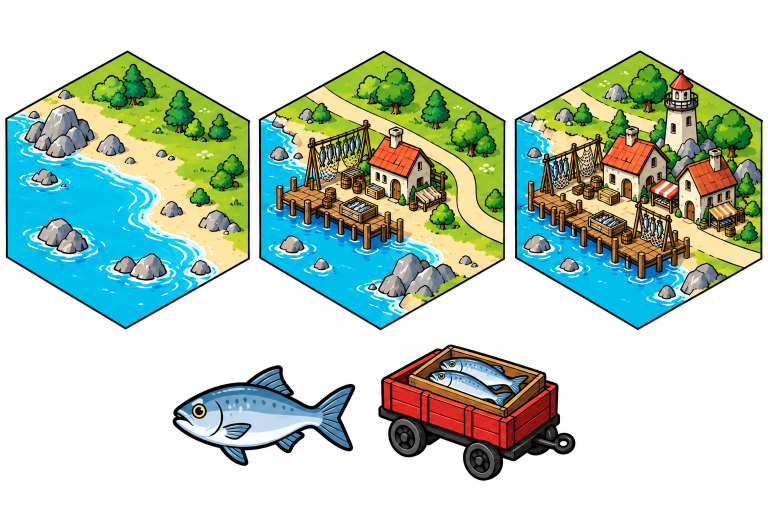
#> input picture assets/ref/fish.png, 1536 x 1024 px (shown at 1/2 size); its folder holds 4 pictures in this run
$ python ingest.py
#> lines starting #> are read from the running program, lines starting #| are printed output that depends on the picture; after the words box and inside, x2 and y2 are one past the last pixel; in counts of white or black regions, pixels touching at a corner belong together
"""Reference-art ingest: cut each goods sheet into layered, game-ready assets.

For every sheet in assets/ref/<family>.png (white background, 3 hex tiles on top,
goods icon + wagon below) this writes:

  assets/hex/<family>_<stage>.avif   hex tile normalised to the engine's hex
                                     (R = 283 world units, regular), overhang kept
  assets/hex/<family>_icon.avif      goods icon, background removed
  assets/hex/<family>_wagon.avif     caravan wagon, background removed
  assets/manifest.json               anchors + fit quality for every asset

Layers are split at render time from the same texture: pixels inside the hex
polygon are the ground layer, pixels outside it (trees, roofs, lighthouse) are
the overhang layer that must draw over the neighbouring hex.

Usage: python3 tools/ingest.py
"""
import json
import os

import cv2
import numpy as np

ROOT = os.path.dirname(os.path.dirname(os.path.abspath(__file__)))
REF = os.path.join(ROOT, 'assets', 'ref')
OUT = os.path.join(ROOT, 'assets', 'hex')
FAMILIES = ['fish', 'apple', 'wool', 'spice']
HEX_R = 283.0                     # engine hex circumradius, world units
WHITE_T = 235                     # min channel above this = paper
AVIF_Q = 95


def paper_mask(im):
    """True where the pixel is background paper connected to the sheet border."""
    near_white = (im.min(axis=2) > WHITE_T).astype(np.uint8) * 255
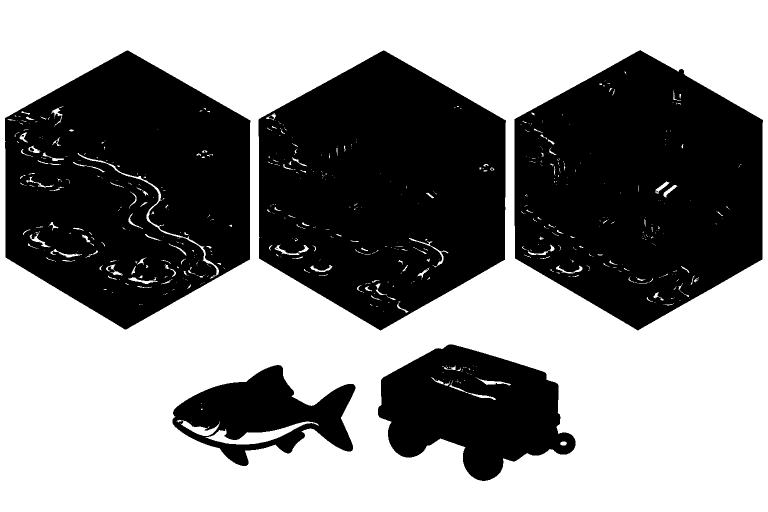
#> near_white: shape (1024, 1536) (shown at 1/2 size); 54.7% white; 17 black regions (12 under 20 px), largest, box (x1, y1, x2, y2) and area: (1029, 100, 1526, 661) 205478, (517, 101, 1012, 661) 203909, (10, 101, 501, 659) 198818, (756, 689, 1151, 962) 67942, (345, 730, 711, 932) 36251
    h, w = near_white.shape
#> h = 1024; w = 1536
    ff = near_white.copy()
    mask = np.zeros((h + 2, w + 2), np.uint8)
    for x, y in [(0, 0), (w - 1, 0), (0, h - 1), (w - 1, h - 1)]:
        if ff[y, x] == 255:
            cv2.floodFill(ff, mask, (x, y), 128)
    return ff == 128
#> returned value: shape (1024, 1536) bool; 53.6% white; 5 black regions, box (x1, y1, x2, y2) and area: (1029, 100, 1526, 661) 208105, (517, 101, 1012, 661) 206769, (10, 101, 501, 659) 205032, (756, 689, 1151, 962) 68942, (345, 730, 711, 932) 40234


def hex_poly(cx, cy, r, sy):
    return np.array([(cx + np.cos(np.pi / 6 + k * np.pi / 3) * r,
                      cy - np.sin(np.pi / 6 + k * np.pi / 3) * r * sy) for k in range(6)], np.float32)


def fit_hex(m):
    """Fit a pointy-top hex (centre, radius, vertical squash) to a tile mask.
    Width comes from the straight side edges, the bottom vertex pins the centre,
    and the squash is searched by IoU over the lower part (no overhang there)."""
    ys, xs = np.nonzero(m)
    y0, y1 = ys.min(), ys.max()
    h = y1 - y0
    band = m[y0 + h // 3: y0 + 2 * h // 3]
    ls = [np.flatnonzero(r).min() for r in band if r.any()]
    rs = [np.flatnonzero(r).max() for r in band if r.any()]
    left, right = float(np.median(ls)), float(np.median(rs))
    r = (right - left + 1) / np.sqrt(3)
    cx = (left + right) / 2
    best = None
    for sy in np.arange(0.84, 1.06, 0.0025):
        cy = y1 + 0.5 - r * sy
        poly = np.zeros_like(m, np.uint8)
        cv2.fillPoly(poly, [(hex_poly(cx, cy, r, sy) * 16).astype(np.int32)], 1, shift=4)
        top = int(cy - 0.3 * r * sy)
        inter = (poly[top:] & m[top:]).sum()
        union = (poly[top:] | m[top:]).sum()
        iou = inter / union
        if best is None or iou > best[0]:
            best = (iou, sy, cy)
    iou, sy, cy = best
    return dict(cx=cx, cy=cy, r=r, sy=sy, iou=float(iou))


def cutout(im, comp):
    """RGBA cut-out of one component. Interior is opaque; the outer rim is
    un-blended from white ("colour to alpha") so ink edges stay crisp with no
    white halo on any background."""
    m = comp.astype(np.uint8)
    rim_in = m & (1 - cv2.erode(m, np.ones((3, 3), np.uint8), iterations=2))
    rim_out = cv2.dilate(m, np.ones((3, 3), np.uint8), iterations=1) & (1 - m)
    rim = (rim_in | rim_out).astype(bool)
    f = im.astype(np.float32) / 255.0
    a = np.where(m.astype(bool), 1.0, 0.0)
    ca = (1.0 - f).max(axis=2)                       # alpha that explains the colour over white
    a = np.where(rim, ca, a)
    a = np.clip(a, 0, 1)
    with np.errstate(divide='ignore', invalid='ignore'):
        un = (f - (1.0 - a[..., None])) / np.maximum(a[..., None], 1e-4)
    col = np.where(rim[..., None], np.clip(un, 0, 1), f)
    return np.dstack([col, a])                       # straight (non-premultiplied) RGBA float


# [9 lines left out: function warp_rgba, not called in this run]


def save_img(path, rgba):
    """AVIF with full-resolution chroma. Lossy WebP is always 4:2:0, which
    smears colour across every ink line (review loop 1: mean dE 2.1 from the
    codec alone); AVIF 4:4:4 q95 is 1.4 at a similar size."""
    from PIL import Image
    a8 = (np.clip(rgba, 0, 1) * 255 + 0.5).astype(np.uint8)
    a8[a8[..., 3] == 0, :3] = 0
    Image.fromarray(a8, 'RGBA').save(path, 'AVIF', quality=AVIF_Q, subsampling='4:4:4', speed=4)


def edge_fit(m, fit):
    """Fit the six outline edges. Generated sheets are not regular hexes (side
    vertices sit higher, tops are taller, by 10-25 px), so one regular fit leaves
    the outline wobbling inside the engine hex. Each edge is probed along its
    normal where the outside is clean paper (no overhang reaching past it) and a
    robust line is fitted. Edges mostly hidden by overhang (palms, roofs) keep
    the direction of the opposite edge (the sheets are point-symmetric to ~2 px)
    and only fit their offset from the visible samples.
    Returns outer-boundary vertices (6x2, image coords) and per-edge support."""
    V = hex_poly(fit['cx'], fit['cy'], fit['r'], fit['sy'])
    C = V.mean(axis=0)
    h, w = m.shape
    axis = np.arange(-30, 40, 0.5)
    pts, normals = [], []
    for k in range(6):
        a, b = V[k], V[(k + 1) % 6]
        e = b - a
        n = np.array([e[1], -e[0]]); n /= np.linalg.norm(n)
        if np.dot((a + b) / 2 - C, n) < 0: n = -n
        P = []
        for t in np.linspace(0.1, 0.9, 160):
            q = a + e * t + n[None] * 0
            xy = (a + e * t)[None] + n[None] * axis[:, None]
            xi, yi = np.round(xy[:, 0]).astype(int), np.round(xy[:, 1]).astype(int)
            ok = (xi >= 0) & (xi < w) & (yi >= 0) & (yi < h)
            prof = np.zeros(len(axis), bool)
            prof[ok] = m[yi[ok], xi[ok]]
            if prof[-1] or not prof[0]: continue          # overhang reaches past the probe
            last = np.flatnonzero(prof).max()
            if (~prof[:last]).any(): continue
            P.append(a + e * t + n * (axis[last] + 0.5))
        pts.append(np.array(P)); normals.append(n)

    def fit_line(P, d=None):
        keep = np.ones(len(P), bool)
        for _ in range(4):
            c = P[keep].mean(axis=0)
            if d is None:
                _, _, vt = np.linalg.svd(P[keep] - c); dd = vt[0]
            else:
                dd = d
            nn = np.array([-dd[1], dd[0]])
            if d is not None: c = c + nn * (np.median((P[keep] - c) @ nn))
            res = np.abs((P - c) @ nn)
            keep = res < max(1.0, 2.5 * np.median(res[keep]))
        return c, dd / np.linalg.norm(dd)

    support = [len(p) for p in pts]
    # side and lower edges (2..5) are always clean in the sheets: free fits
    lines = [None] * 6
    for k in (2, 3, 4, 5):
        lines[k] = fit_line(pts[k])
    # upper edges: overhang art (bushes, palms) bulges past the outline and only
    # ever pushes the probe outward, so take the innermost dense cluster of
    # samples along the normal, with the opposite edge's direction
    for k in (0, 1):
        d = lines[k + 3][1]
        nn = np.array([-d[1], d[0]])
        if np.dot(nn, normals[k]) < 0: nn = -nn
        P = pts[k]
        if len(P) >= 15:
            off = np.sort(P @ nn)
            cnt = np.searchsorted(off, off + 2.5) - np.arange(len(off))
            i0 = int(np.flatnonzero(cnt >= 15)[0]) if (cnt >= 15).any() else len(off) // 2
            sel = (P @ nn >= off[i0] - 0.5) & (P @ nn <= off[i0] + 3.0)
            c = P[sel].mean(axis=0)
            lines[k] = fit_line(P[sel], d) if sel.sum() >= 15 else (c, d)
        else:
            lines[k] = (V[k], V[(k + 1) % 6] - V[k])
    verts = []
    for k in range(6):
        (p1, d1), (p2, d2) = lines[(k - 1) % 6], lines[k]
        t1, _ = np.linalg.solve(np.array([d1, -d2]).T, p2 - p1)
        verts.append(p1 + d1 * t1)
    verts = np.array(verts, np.float64)
    if min(support[0], support[1]) < 100:
        # top edges mostly hidden (spice sheet): the sheets are point-symmetric,
        # so rebuild the top from the clean bottom half. The centre height comes
        # from how far each vertical side's outline visibly runs up.
        tops = []
        for k, v_lo in ((2, verts[3]), (5, verts[5])):
            p, d = lines[k]
            d = d if d[1] < 0 else -d                   # walk upward
            nrm = normals[k]
            last, gap, s = 0.0, 0.0, 0.0
            while s < 600 and gap < 8:
                q = v_lo + d * s
                xo, yo = np.round(q + nrm * 2.5).astype(int)
                xi, yi = np.round(q - nrm * 1.0).astype(int)
                ok = 0 <= yo < h and 0 <= xo < w and not m[yo, xo] and m[yi, xi]
                if ok: last, gap = s, 0.0
                else: gap += 0.5
                s += 0.5
            tops.append(last)
        side = max(tops)
        cx = (verts[2][0] + verts[3][0] + verts[5][0] + verts[0][0]) / 4
        cy = (verts[3][1] + verts[5][1]) / 2 - side / 2
        Cn = np.array([cx, cy])
        verts[0] = 2 * Cn - verts[3]
        verts[1] = 2 * Cn - verts[4]
        verts[2] = 2 * Cn - verts[5]
    return np.array(verts, np.float64), support


def ink_width(im, m, verts):
    """Median thickness of the dark outline just inside the fitted boundary."""
    C = verts.mean(axis=0)
    lum = im.astype(np.float32).mean(axis=2)
    ws = []
    for k in range(6):
        a, b = verts[k], verts[(k + 1) % 6]
        e = b - a; n = np.array([e[1], -e[0]]); n /= np.linalg.norm(n)
        if np.dot((a + b) / 2 - C, n) < 0: n = -n
        for t in np.linspace(0.15, 0.85, 40):
            p = a + e * t
            run = 0
            for s in np.arange(-0.5, -14, -0.5):
                x, y = p + n * s
                if lum[int(round(y)), int(round(x))] < 95: run += 0.5
                elif run > 0: break
            if run > 0: ws.append(run)
    return float(np.median(ws)) if ws else 4.0


def canon_verts(R):
    return np.array([(np.cos(np.pi / 6 + k * np.pi / 3) * R, -np.sin(np.pi / 6 + k * np.pi / 3) * R) for k in range(6)])


def sector_maps(dst_v, src_v, src_c, xs, ys):
    """Piecewise-affine inverse map: output point (centre-relative) -> source.
    Six triangle fans (centre, v_k, v_k+1), extended past the hex so overhang
    art follows the warp of the sector it sits in."""
    mx = np.zeros_like(xs); my = np.zeros_like(ys); done = np.zeros(xs.shape, bool)
    for k in range(6):
        D = np.array([dst_v[k], dst_v[(k + 1) % 6]]).T
        inv = np.linalg.inv(D)
        al = inv[0, 0] * xs + inv[0, 1] * ys
        be = inv[1, 0] * xs + inv[1, 1] * ys
        sel = (al >= -1e-6) & (be >= -1e-6) & ~done
        S0, S1 = src_v[k] - src_c, src_v[(k + 1) % 6] - src_c
        mx[sel] = (src_c[0] + al * S0[0] + be * S1[0])[sel]
        my[sel] = (src_c[1] + al * S0[1] + be * S1[1])[sel]
        done |= sel
    return mx.astype(np.float32), my.astype(np.float32)


# [28 lines left out: functions hex_sdf, borderless, not called in this run]


# Road exits of the town tiles: (edge, offset). Edge i is the engine direction
# (0 E, 1 NE, 2 NW, 3 W, 4 SW, 5 SE); offset runs along the edge tangent
# (y-up rotation of the edge normal by +90 deg), in world units from the edge
# midpoint. Found by scanning each edge for road-coloured runs (review loop 3),
# beach runs on the fishing tiles removed by eye.
PORTS = {
    'fish_1': [(2, 13.5), (0, -83.0)], 'fish_2': [(2, 17.5), (5, 112.5)],
    'apple_1': [(3, 80.0), (0, -80.0)], 'apple_2': [(3, 78.0), (0, -103.0)],
    'wool_1': [(3, 89.0), (0, -91.0)], 'wool_2': [(3, 92.0), (0, -91.0)],
    'spice_1': [(3, 92.0), (5, -5.0)], 'spice_2': [(3, 95.0), (5, -16.0)],
}
ROAD_COLS = np.array([[254, 237, 194], [251, 211, 138], [252, 226, 170]], float)


# [28 lines left out: functions port_point, road_path, not called in this run]


def main():
    os.makedirs(OUT, exist_ok=True)
    manifest = {'hexR': HEX_R, 'tiles': {}, 'items': {}}
    for fam in FAMILIES:
        im = cv2.cvtColor(cv2.imread(os.path.join(REF, f'{fam}.png')), cv2.COLOR_BGR2RGB)
        fg = (~paper_mask(im)).astype(np.uint8)
        n, lab, stats, _ = cv2.connectedComponentsWithStats(fg, 8)
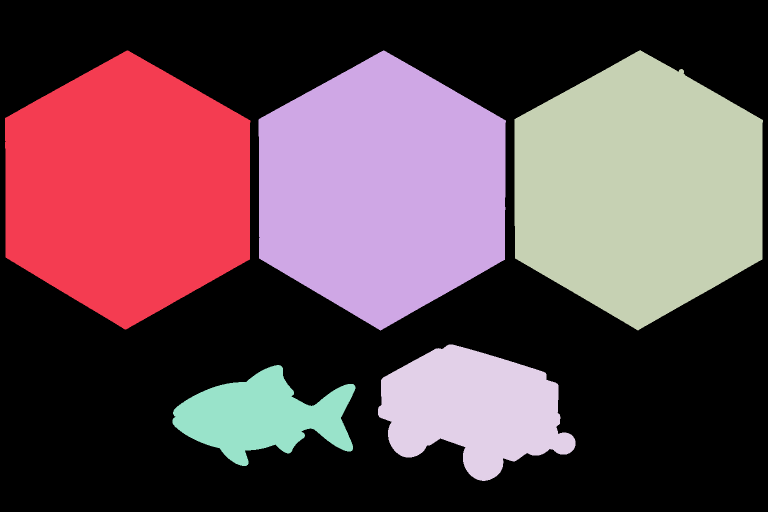
#> lab: shape (1024, 1536) int32 (shown at 1/2 size); 6 distinct labels, from 0 to 5; one colour per label, 0 black
#> n = 6; stats = [[0, 0, 1536, 1024, 843782], [10, 101, 491, 558, 205032], [517, 101, 495, 560, 206769], [1029, 100, 497, 561, 208105], [756, 689, 395, 273, 68942], [345, 730, 366, 202, 40234]]
        comps = [i for i in range(1, n) if stats[i][4] > 2000]
#> comps = [1, 2, 3, 4, 5]
        tiles = sorted([i for i in comps if stats[i][4] > 150000], key=lambda i: stats[i][0])
#> tiles = [1, 2, 3]
        items = sorted([i for i in comps if i not in tiles], key=lambda i: stats[i][0])
#> items = [5, 4]
        assert len(tiles) == 3 and len(items) == 2, (fam, len(tiles), len(items))

        for stage, i in enumerate(tiles):
            comp = lab == i
            fit = fit_hex(comp)
            sv, support = edge_fit(comp, fit)
            sc = sv.mean(axis=0)
            r_src = float(np.mean(np.linalg.norm(sv - sc, axis=1)))
            w_src = ink_width(im, comp, sv)
            half = 0.5 * w_src * HEX_R / r_src
            # the outline's centre line lands exactly on the engine hex (R = HEX_R)
            dv = canon_verts(HEX_R + half / np.cos(np.pi / 6))
            rgba = cutout(im, comp)
            pm = rgba.copy(); pm[..., :3] *= pm[..., 3:4]
            # output canvas: bound the forward-mapped component generously
            x, y, w, h, _ = stats[i]
            k_ = HEX_R / r_src
            pad = 40
            left = int(np.floor(min((x - sc[0]) * k_, -HEX_R)) - pad)
            top = int(np.floor(min((y - sc[1]) * k_, -HEX_R)) - pad)
            right = int(np.ceil(max((x + w - sc[0]) * k_, HEX_R)) + pad)
            bot = int(np.ceil(max((y + h - sc[1]) * k_, HEX_R)) + pad)
            W, H = right - left, bot - top
            ox, oy = -left, -top
            gx, gy = np.meshgrid(np.arange(W, dtype=np.float64) + left, np.arange(H, dtype=np.float64) + top)
            mx, my = sector_maps(dv, sv, sc, gx, gy)
            out = cv2.remap(pm.astype(np.float32), mx, my, cv2.INTER_LANCZOS4, borderMode=cv2.BORDER_CONSTANT, borderValue=0)
            out = np.clip(out, 0, 1)
            al = out[..., 3:4]
            out = np.dstack([np.where(al > 1e-4, out[..., :3] / np.maximum(al, 1e-4), 0).clip(0, 1), al[..., 0]])
            # trim empty margins
            ys_, xs_ = np.nonzero(out[..., 3] > 0.004)
            x0, x1, y0, y1 = max(0, xs_.min() - 2), xs_.max() + 3, max(0, ys_.min() - 2), ys_.max() + 3
            out = out[y0:y1, x0:x1]; gx = gx[y0:y1, x0:x1]; gy = gy[y0:y1, x0:x1]
            ox, oy = ox - x0, oy - y0
            name = f'{fam}_{stage}'
            save_img(os.path.join(OUT, name + '.avif'), out)
            save_img(os.path.join(OUT, name + '_m.avif'), borderless(out, hex_sdf(gx, gy, HEX_R), half))
            if name in PORTS:
                extra = dict(ports=[dict(edge=e, off=o) for e, o in PORTS[name]], road=road_path(out[..., :3], ox, oy, PORTS[name]))
            else:
                extra = {}
            manifest['tiles'][name] = dict(**extra, file=f'hex/{name}.avif', map=f'hex/{name}_m.avif', w=int(out.shape[1]), h=int(out.shape[0]),
                                           ox=float(ox), oy=float(oy), ink=round(2 * half, 2),
                                           src=dict(verts=[[round(float(a), 2), round(float(b), 2)] for a, b in sv],
                                                    support=support, iou=round(fit['iou'], 4)))
#> this loop made 1 pass
#> (stage, i, y0, y1, h, left, right, r in fit_hex) on pass 1: (0, 1, 37, 612, 558, -323, 323, 282.3)
#> pass 1, in fit_hex, `band = m[y0 + h // 3: y0 + 2 * h // 3]`:
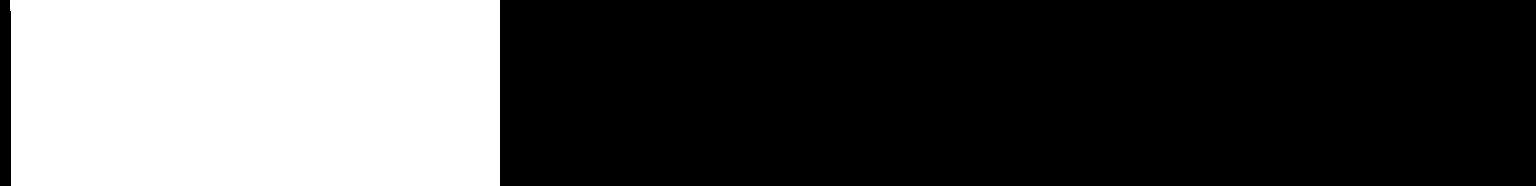
#> band: shape (186, 1536) bool; 31.8% white; 1 white region, box (x1, y1, x2, y2) and area: (10, 0, 500, 186) 90965
#> pass 1, in cutout, `rim_in = m & (1 - cv2.erode(m, np.ones((3, 3), np.uint8), iterations=2))`:
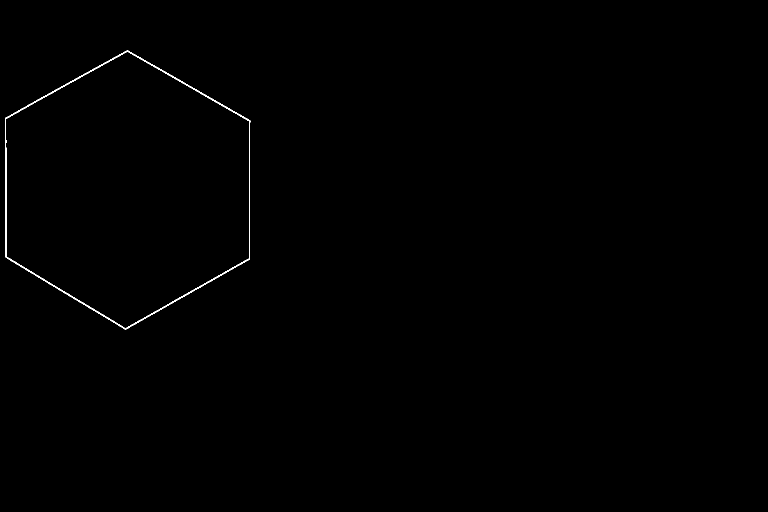
#> rim_in: shape (1024, 1536) (shown at 1/2 size); values 0 (black) and 1 (white), 0.27% white in thin lines or dots, all inside (x1, y1, x2, y2) = (10, 101, 501, 659)
#> after the loop:
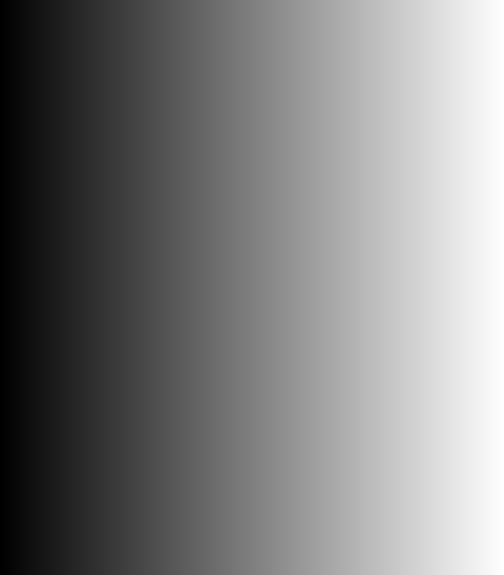
#> gx: shape (575, 504) float64; min -251, max 252, mean 0.5; drawn with min black and max white
#> after the loop:
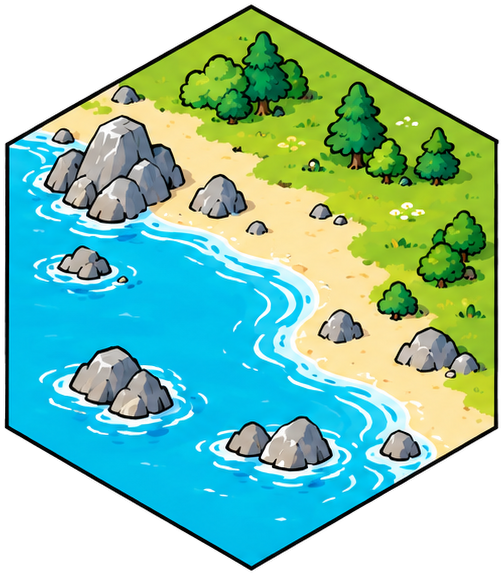
#> out: shape (575, 504, 4) float32; mean R, G, B, A 0.295, 0.518, 0.435, 0.725; transparent parts drawn white
#> after the loop:
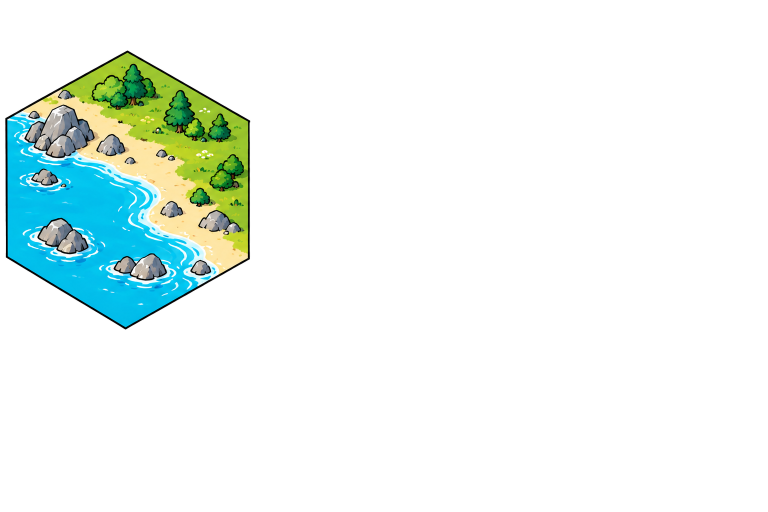
#> pm: shape (1024, 1536, 4) float64 (shown at 1/2 size); mean R, G, B, A 0.0528, 0.0926, 0.0777, 0.13; transparent parts drawn white
#> after the loop, manifest = 3 items

        for kind, i in zip(['icon', 'wagon'], items):
            comp = lab == i
            # keep the soft drop shadow: it is part of the component already
            x, y, w, h, _ = stats[i]
            rgba = cutout(im, comp)[y - 2:y + h + 2, x - 2:x + w + 2]
            name = f'{fam}_{kind}'
            save_img(os.path.join(OUT, name + '.avif'), rgba)
            manifest['items'][name] = dict(file=f'hex/{name}.avif', w=int(w + 4), h=int(h + 4),
                                           ax=int(w // 2 + 2), ay=int(h + 2),
                                           src=dict(x=int(x), y=int(y), w=int(w), h=int(h)))
        print(fam, [(manifest['tiles'][f'{fam}_{s}']['ink'], manifest['tiles'][f'{fam}_{s}']['src']['support']) for s in range(3)])
    with open(os.path.join(ROOT, 'assets', 'manifest.json'), 'w') as f:
        json.dump(manifest, f, indent=1)
    write_art_js()


# [14 lines left out: function write_art_js, not called in this run]

if __name__ == '__main__':
#> (the run stopped early here; a loop or call above may not have finished)
